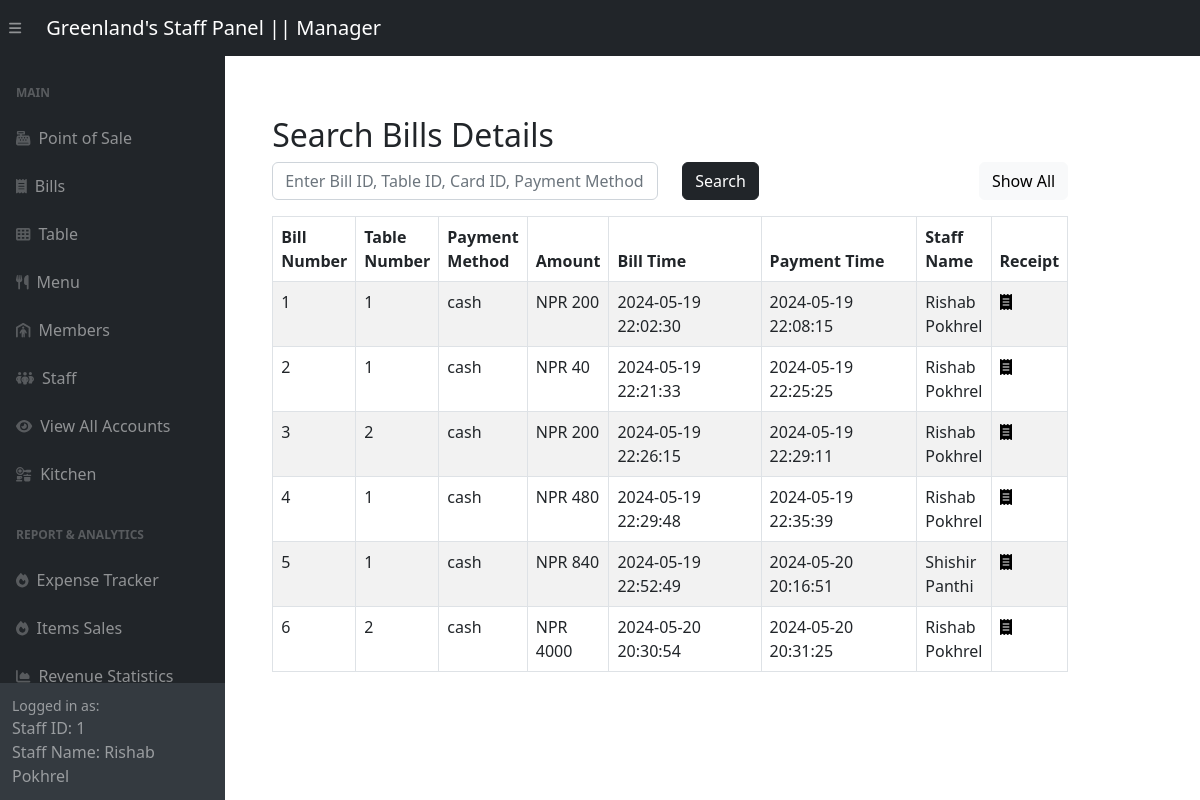
Page /adminSide/panel/bill-panel.php (signed in) on the committed database.
### tables this page shows
CREATE TABLE `staffs` (
  `staff_id` int(11) NOT NULL,
  `staff_name` varchar(255) DEFAULT NULL,
  `role` varchar(255) DEFAULT NULL,
  `account_id` int(11) DEFAULT NULL
);

CREATE TABLE `bills` (
  `bill_id` int(11) NOT NULL,
  `staff_id` int(11) DEFAULT NULL,
  `member_id` int(11) DEFAULT NULL,
  `reservation_id` int(11) DEFAULT NULL,
  `table_id` int(11) DEFAULT NULL,
  `card_id` int(11) DEFAULT NULL,
  `payment_method` varchar(255) DEFAULT NULL,
  `bill_time` datetime DEFAULT NULL,
  `payment_time` datetime DEFAULT NULL
);

### adminSide/panel/bill-panel.php (the view, shortened to what this page needs)
<?php include '../inc/dashHeader.php'; ?>
<div class="wrapper">
    <div class="container-fluid pt-5 pl-600">
        <div class="row">
            <div class="m-50">
                <div class="mt-5 mb-3">
                    <h2 class="pull-left">Search Bills Details</h2>
                    <form method="POST" action="#">
                        <div class="row">
                            <div class="col-md-6">
                                <input required type="text" id="search" name="search" class="form-control" placeholder="Enter Bill ID, Table ID, Card ID, Payment Method">
                            </div>
                            <div class="col-md-3">
                                <button type="submit" class="btn btn-dark">Search</button>
                            </div>
                            <div class="col" style="text-align: right;">
                                <a href="bill-panel.php" class="btn btn-light">Show All</a>
                            </div>
                        </div>
                    </form>
                </div>
                <?php
                require_once "../config.php";
                if (isset($_POST['search'])) {
                    if (!empty($_POST['search'])) {
                        $search = $_POST['search'];
                        $sql = "SELECT * FROM bills WHERE table_id LIKE '%$search%' OR payment_method LIKE '%$search%' OR bill_id LIKE '%$search%' OR card_id LIKE '%$search%'";
                    } else {
                        $sql = "SELECT * FROM bills ORDER BY bill_id;";
                    }
                } else {
                    $sql = "SELECT * FROM bills ORDER BY bill_id;";
                }
                if ($result = mysqli_query($link, $sql)) {
                    if (mysqli_num_rows($result) > 0) {
                        echo '<table class="table table-bordered table-striped" >';
                        echo "<thead>";
                        echo "<tr>";
                        echo "<th>Bill Number</th>";
                        echo "<th>Table Number</th>";
                        echo "<th>Payment Method</th>";
                        echo "<th>Amount</th>";
                        echo "<th style='width:13em'>Bill Time</th>";
                        echo "<th style='width:13em'>Payment Time</th>";
                        echo "<th>Staff Name</th>";
                        echo "<th>Receipt</th>";
                        echo "</tr>";
                        echo "</thead>";
                        echo "<tbody>";
                        while ($row = mysqli_fetch_array($result)) {
                            $sql = "SELECT * FROM staffs where staff_id = " . $row['staff_id'];
                            $result2 = mysqli_query($link, $sql);
                            $row2 = mysqli_fetch_assoc($result2);
                            $items_query = "SELECT bi.*, m.item_name, m.item_price FROM bill_items bi
                            JOIN menu m ON bi.item_id = m.item_id
                            WHERE bi.bill_id = '$row[bill_id]'";
                            $items_result = mysqli_query($link, $items_query);
                            $cart_total = 0;
                            while ($item_row = mysqli_fetch_assoc($items_result)) {
                                $item_price = $item_row['item_price'];
                                $quantity = $item_row['quantity'];
                                $total = $item_price * $quantity;
                                $cart_total += $total;
                            }
                            echo "<tr>";
                            echo "<td>" . $row['bill_id'] . "</td>";
                            echo "<td>" . $row['table_id'] . "</td>";
                            echo "<td>" . $row['payment_method'] . "</td>";
                            echo "<td>" . "NPR " . $cart_total . "</td>";
                            echo "<td>" . $row['bill_time'] . "</td>";
                            echo "<td>" . $row['payment_time'] . "</td>";
                            echo "<td>" . $row2['staff_name'] . "</td>";
                            echo "<td>";
                            echo '<a href="../posBackend/receipt.php?bill_id=' . $row['bill_id'] . '" title="Receipt" data-toggle="tooltip"><span class="fa fa-receipt text-black"></span></a>';
                            echo "</td>";
                            echo "</tr>";
                        }
                        echo "</tbody>";
                        echo "</table>";
                    } else {
                        echo '<div class="alert alert-danger"><em>No records were found.</em></div>';
                    }
                } else {
                    echo "Oops! Something went wrong. Please try again later.";
                }
                ?>
            </div>
        </div>
    </div>
</div>
<?php include '../inc/dashFooter.php'; ?>

### adminSide/inc/dashHeader.php (shortened to what this page needs)
<?php
require_once "../config.php";
$sql = "SELECT * FROM staffs where account_id = " . $_SESSION['logged_account_id'];
$result = mysqli_query($link, $sql);
$row = mysqli_fetch_assoc($result);
$staff_role = $row['role'];
?>
<!DOCTYPE html>
<html lang="en">
<head>
    <link href="../css/styles.css" rel="stylesheet" />
</head>
<body class="sb-nav-fixed">
    <nav class="sb-topnav navbar navbar-expand navbar-dark bg-dark">
        <button class="btn btn-link btn-sm order-1 order-lg-0 me-4 me-lg-0" id="sidebarToggle" href="#!"><i class="fas fa-bars"></i></button>
        <?php
        if ($staff_role == "Chef")
            echo <<<link
                <a class="navbar-brand ps-3" href="../panel/kitchen-panel.php">Greenland's Staff Panel || $staff_role </a>
            link;
        else
            echo <<<link
                <a class="navbar-brand ps-3" href="../panel/pos-panel.php">Greenland's Staff Panel || $staff_role </a>
            link;
        ?>
    </nav>
    <div id="layoutSidenav">
        <div id="layoutSidenav_nav">
            <nav class="sb-sidenav accordion sb-sidenav-dark" id="sidenavAccordion">
                <div class="sb-sidenav-menu">
                    <div class="nav">
                        <div class="sb-sidenav-menu-heading">Main</div>
                        <?php
                        if ($staff_role == "Chef") {
                            echo <<<data
                            <a class="nav-link" href="../panel/kitchen-panel.php">
                            <div class="sb-nav-link-icon"><i class="fas fa-kitchen-set"></i></div>
                            Kitchen
                        </a>
                        <a class="nav-link" href="../StaffLogin/logout.php">
                                <div class="sb-nav-link-icon"><i class="fas fa-key"></i></div>
                                Log out
                            </a>
                        data;
                        } else if ($staff_role == "Manager") {
                            echo <<<data2
                            <a class="nav-link" href="../panel/pos-panel.php">
                                <div class="sb-nav-link-icon"><i class="fas fa-cash-register"></i></div>
                                Point of Sale
                            </a>
                            <a class="nav-link" href="../panel/bill-panel.php">
                                <div class="sb-nav-link-icon"><i class="fas fa-receipt"></i></div>
                                Bills
                            </a>
                            <a class="nav-link" href="../panel/table-panel.php">
                                <div class="sb-nav-link-icon"><i class="fas fa-table-cells"></i></div>
                                Table
                            </a>
                            <a class="nav-link" href="../panel/menu-panel.php">
                                <div class="sb-nav-link-icon"><i class="fas fa-utensils"></i></div>
                                Menu
                            </a>
                            <a class="nav-link" href="../panel/customer-panel.php">
                                <div class="sb-nav-link-icon"><i class="fas fa-person-shelter"></i></div>
                                Members
                            </a>
                            <a class="nav-link" href="../panel/staff-panel.php">
                                <div class="sb-nav-link-icon"><i class="fas fa-people-group"></i></div>
                                Staff
                            </a>
                            <a class="nav-link" href="../panel/account-panel.php">
                                <div class="sb-nav-link-icon"><i class="fas fa-eye"></i></div>
                                View All Accounts
                            </a>
                            <a class="nav-link" href="../panel/kitchen-panel.php">
                                <div class="sb-nav-link-icon"><i class="fas fa-kitchen-set"></i></div>
                                Kitchen
                            </a>
                            <div class="sb-sidenav-menu-heading">Report & Analytics</div>
                            <a class="nav-link" target="_blank" href="../redirect.php">
                                <div class="sb-nav-link-icon"><i class="fas fa-fire"></i></div>
                                Expense Tracker
                            </a>
                            <a class="nav-link" href="../panel/sales-panel.php">
                                <div class="sb-nav-link-icon"><i class="fas fa-fire"></i></div>
                                Items Sales
                            </a>
                            <a class="nav-link" href="../panel/statistics-panel.php">
                                <div class="sb-nav-link-icon"><i class="fas fa-chart-area"></i></div>
                                Revenue Statistics
                            </a>
                            data2;
                        } else if ($staff_role == "Staff") {
                            echo <<<data3
                            <a class="nav-link" href="../panel/pos-panel.php">
                                <div class="sb-nav-link-icon"><i class="fas fa-cash-register"></i></div>
                                Point of Sale
                            </a>
                            <a class="nav-link" href="../panel/bill-panel.php">
                                <div class="sb-nav-link-icon"><i class="fas fa-receipt"></i></div>
                                Bills
                            </a>
                            <a class="nav-link" href="../panel/table-panel.php">
                                <div class="sb-nav-link-icon"><i class="fas fa-table-cells"></i></div>
                                Table
                            </a>
                            <a class="nav-link" href="../panel/customer-panel.php">
                                <div class="sb-nav-link-icon"><i class="fas fa-person-shelter"></i></div>
                                Members
                            </a>
                            <a class="nav-link" href="../StaffLogin/logout.php">
                                <div class="sb-nav-link-icon"><i class="fas fa-key"></i></div>
                                Log out
                            </a>
                            data3;
                        }
                        ?>
                    </div>
                </div>
                <div class="sb-sidenav-footer">
                    <div class="small">Logged in as:</div>
                    <?php
                    if (isset($_SESSION['logged_account_id']) && isset($_SESSION['logged_staff_name'])) {
                        echo "Staff ID: " . $_SESSION['logged_account_id'] . "<br>";
                        echo "Staff Name: " . $_SESSION['logged_staff_name'];
                    } else {
                        echo "Not logged in";
                    }
                    ?>
                </div>
            </nav>
        </div>
        </<div>
        <div id="content-for-template">Content</div>

### adminSide/panel/bill-panel.php (style rules this page uses)
.wrapper { width: 85%; padding-left: 200px; padding-top: 20px }

### rows in the picture
staffs: role "Manager"
bills: bill_id "1", table "1", payment_method "cash", cart_total "200", bill_time "2024-05-19 22:02:30", payment_time "2024-05-19 22:08:15", staff.staff_name "Rishab Pokhrel"
bills: bill_id "2", table "1", payment_method "cash", cart_total "40", bill_time "2024-05-19 22:21:33", payment_time "2024-05-19 22:25:25", staff.staff_name "Rishab Pokhrel"
bills: bill_id "3", table "2", payment_method "cash", cart_total "200", bill_time "2024-05-19 22:26:15", payment_time "2024-05-19 22:29:11", staff.staff_name "Rishab Pokhrel"
bills: bill_id "4", table "1", payment_method "cash", cart_total "480", bill_time "2024-05-19 22:29:48", payment_time "2024-05-19 22:35:39", staff.staff_name "Rishab Pokhrel"
bills: bill_id "5", table "1", payment_method "cash", cart_total "840", bill_time "2024-05-19 22:52:49", payment_time "2024-05-20 20:16:51", staff.staff_name "Shishir Panthi"
bills: bill_id "6", table "2", payment_method "cash", cart_total "4000", bill_time "2024-05-20 20:30:54", payment_time "2024-05-20 20:31:25", staff.staff_name "Rishab Pokhrel"

### other values in the picture
$_SESSION['logged_account_id'] "1"
$_SESSION['logged_staff_name'] "Rishab Pokhrel"
